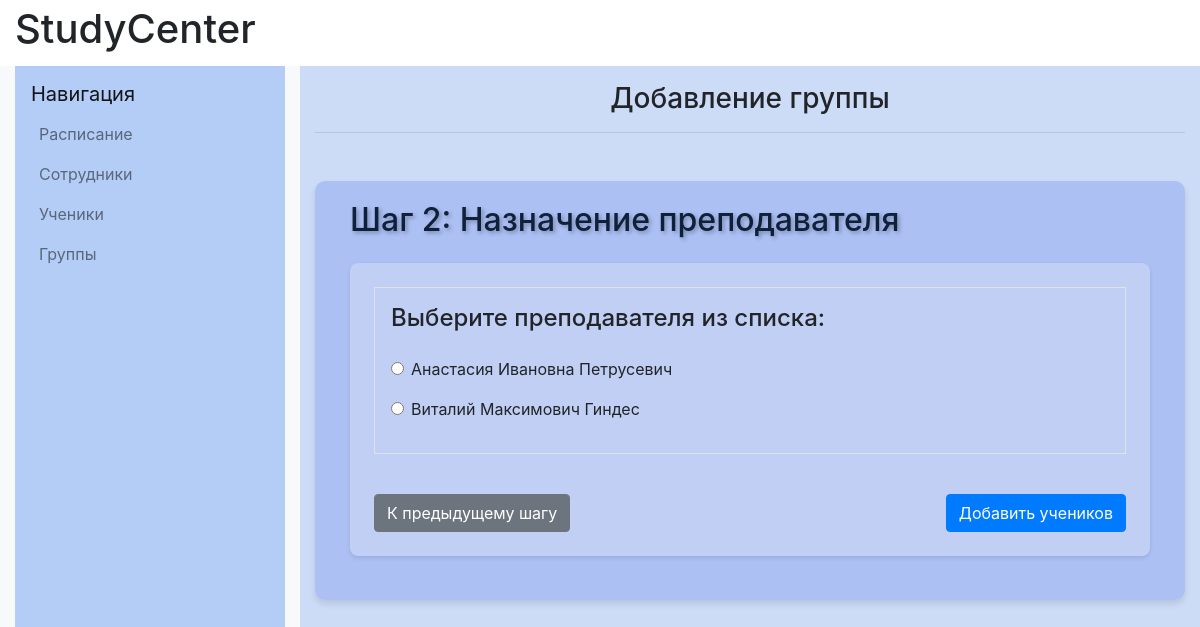
The page /groups/10/select_teacher on the database its author committed.
### catalog/models.py (models this page shows, shortened)
class Worker(models.Model):
    firstname=models.CharField(max_length=20, verbose_name="Имя")
    lastname=models.CharField(max_length=20, verbose_name="Фамилия")
    fathername=models.CharField(max_length=20, verbose_name="Отчество")
    date_of_birth=models.DateField(verbose_name="Дата рождения")
    gender=models.IntegerField(validators=[MinValueValidator(0), MaxValueValidator(1)], verbose_name="Пол")
    subject = models.ManyToManyField(Subject, verbose_name="Дисциплины")
    phone_number=models.CharField(max_length=11,validators=[MinLengthValidator(11)], verbose_name="Номер телефона")
    email=models.EmailField(verbose_name="E-mail")
    objects=models.Manager()
    registration_date=models.DateField()
    DoesNotExist = models.Manager

### catalog/views.py (the view)
# urls.py: path('groups/<int:pk>/select_teacher', views.select_teacher, name='select_teacher'),
def select_teacher(request, pk):
    group = get_object_or_404(Group, pk=pk, created=False)
    subject = group.subject
    if request.method == 'POST':
        form = GroupTeacherForm(request.POST, instance=group)
        if form.is_valid():
            form.save()
            return redirect('add_student_in_group', pk=pk)
    else:
        teachers = Worker.objects.filter(subject=subject)
        form = GroupTeacherForm(instance=group)
    return render(request, 'group/select_teacher_form.html', {'select_teacher_form': form, 'teachers': teachers})

### catalog/forms.py
class GroupTeacherForm(forms.ModelForm):
    teacher = forms.ModelChoiceField(
        queryset=Worker.objects.all())
    class Meta:
        model = Group
        fields = ('teacher',)
        labels = {'teacher': "Преподаватель"}
        widgets = {'teacher': forms.RadioSelect()}

### catalog/templates/group/select_teacher_form.html (shortened to what this page needs)
{% extends "base_generic.html" %}
{% block content %}
<div class="col-md-8 col-lg-9 content-container" style="background-color: #ccdbf6">
    <h1 class="h3 text-center mt-3">Добавление группы</h1>
    <hr class="mb-5">
    <section style="background-color: rgba(158,180,243,0.68); padding: 20px; border-radius: 10px; box-shadow: 0 4px 6px rgba(0, 0, 0, 0.1);">
        <div class="container">
            <h5 style="color: #0f203b; text-shadow: 2px 2px 4px rgba(0, 0, 0, 0.3); font-size: 2em;">Шаг 2: Назначение преподавателя</h5>
            <form method="POST" class="p-4 my-4" style="background-color: #c0cff3; border-radius: 8px; box-shadow: 0 2px 4px rgba(0, 0, 0, 0.1);">
                <div class="border p-3 mb-4">
                        <label class="mb-3"><h4>Выберите преподавателя из списка:</h4></label>
                        {% for teacher in teachers %}
                            <div class="form-check mb-3">
                                <input class="form-check-input" type="radio" name="teacher" id="teacher_{{ teacher.id }}" value="{{ teacher.id }}">
                                <label class="form-check-label" for="teacher_{{ teacher.id }}">{{ teacher.firstname }} {{ teacher.fathername }} {{ teacher.lastname }}</label>
                            </div>
                        {% endfor %}
                    </div>
                <div class="d-flex justify-content-between">
                        <button type="button" onclick="goBack()" class="btn btn-secondary mt-3">К предыдущему шагу</button>
                        <button type="submit" class="btn btn-primary mt-3">Добавить учеников</button>
                    </div>
            </form>
        </div>
    </section>
</div>
{% endblock content %}

### rows shown on the page
Worker: firstname "Анастасия", fathername "Ивановна", lastname "Петрусевич"
Worker: firstname "Виталий", fathername "Максимович", lastname "Гиндес"
